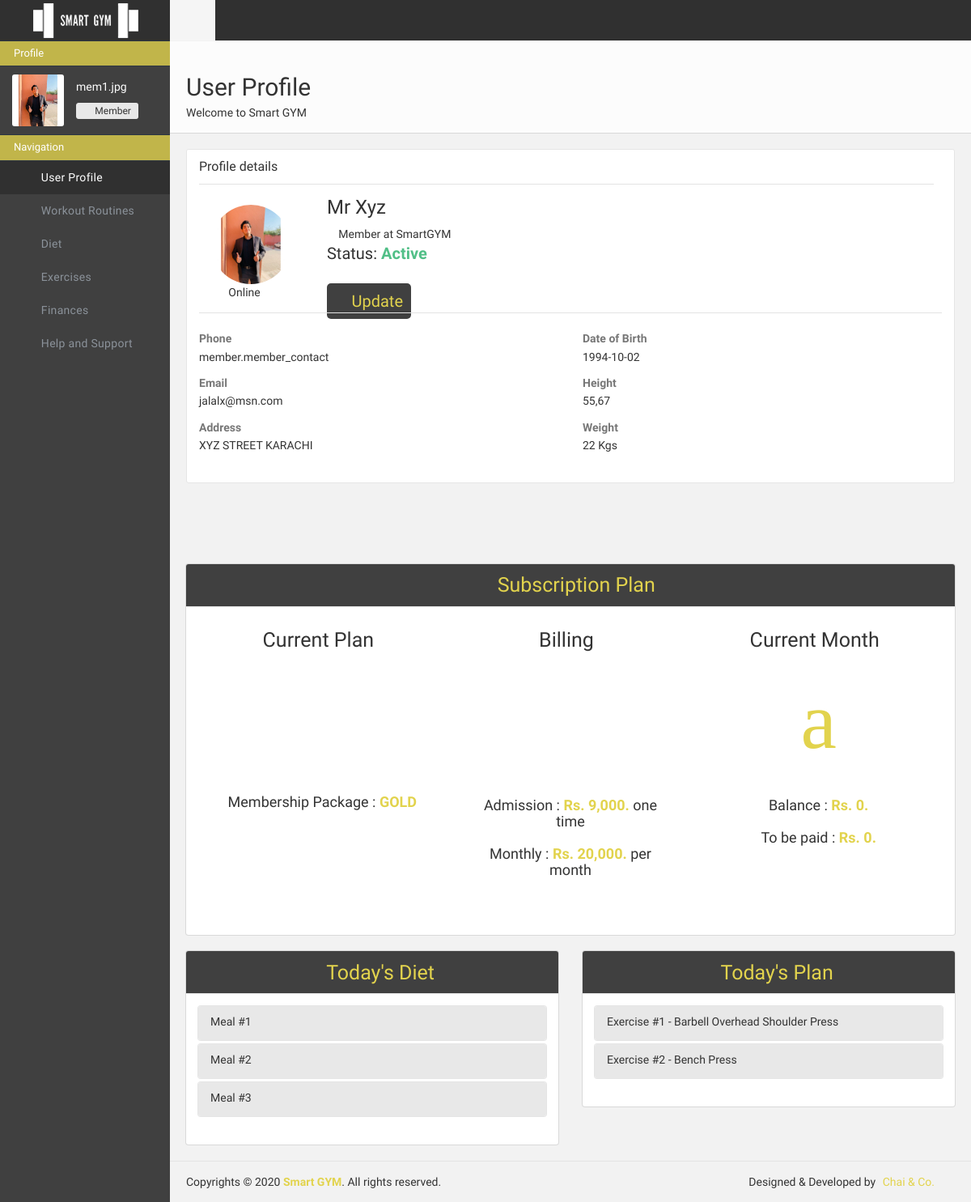
The app's page /userportal/user/ (signed in), older data.
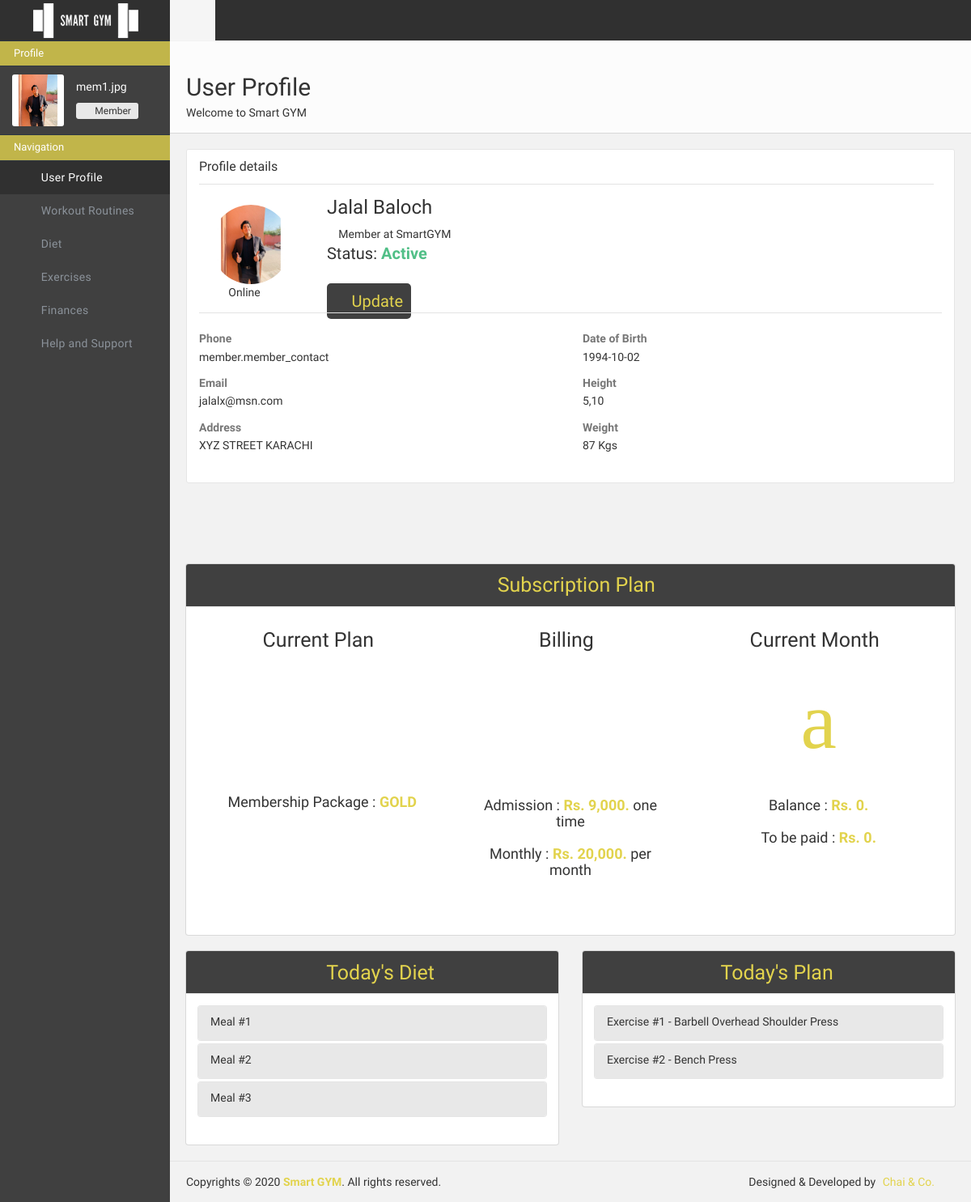
The same page, newer data.
### adminportal/models.py (models this page shows)
class MemberData(models.Model):
    member_id = models.CharField(max_length=500, primary_key=True, default="")
    member_package = models.CharField(max_length=500, default="pkg")
    member_img_name = models.CharField(max_length=500, default="mem.jpg")
    member_name = models.CharField(max_length=500, default="")
    member_email = models.CharField(max_length=500, unique=True, default="")
    member_password = models.CharField(max_length=500, default="admin5003")
    member_contact = models.CharField(max_length=500, default="")
    member_address = models.CharField(max_length=500, default="")
    member_dob = models.CharField(max_length=500, default="")
    member_height = models.CharField(max_length=500, default="")
    member_weight = models.CharField(max_length=500, default="")
    member_routine = models.CharField(max_length=500, default="rtn")
    member_diet = models.CharField(max_length=500, default="dt")
    member_status = models.CharField(max_length=500, default="Active")
    member_added_by = models.CharField(max_length=500, default="")
    member_added_on = models.CharField(max_length=500, default="")

### userportal/views.py (the view)
# urls.py: path('user/', views.userprofile, name="userportal-userprofile"),
def userprofile(request):
    if "userid" in request.session and request.session["userrole"] == "Member" :
        memid = request.session["userid"]
        params={"nodietexist":0, "noroutineexist":0}
        try:
            params["member"] = MemberData.objects.filter(member_id=memid)[0]
        except Exception:
            return redirect("/adminportal/members/")
        days = ("monday","tuesday","wednesday","thursday","friday","saturday","sunday")
        if params["member"].member_diet == "":
            params["nodietexist"] = 1
        else:
            diet = json.loads(DietData.objects.filter(diet_id = params["member"].member_diet)[0].diet_json)
            params["diet"] = diet[days[datetime.datetime.now().weekday()]]
        if params["member"].member_routine == "":
            params["noroutineexist"] = 1
        else:
            try:
                routine = json.loads(RoutineData.objects.filter(routine_id = params["member"].member_routine)[0].routine_json)
                params["routine"] = routine[days[datetime.datetime.now().weekday()]]
            except Exception:
                pass
            for exercise in params["routine"]:
                try:
                    params["routine"][exercise]["exname"] = ExerciseData.objects.filter(exercise_id = params["routine"][exercise]["exercise"])[0].exercise_name
                except Exception:
                    params["routine"][exercise]["exname"] = " - "
        package = PackageData.objects.filter(package_id = params["member"].member_package)[0]
        package_dict = {
            "name": package.package_name,
            "admission": '{:,}'.format(package.package_admission),
            "price": '{:,}'.format(package.package_price)
        }
        params["package"] = package_dict
        due_payment = FinanceData.objects.filter(finance_member_id=memid)[0]
        params["payment"] = {
            "due": '{:,}'.format(due_payment.finance_due),
            "balance": '{:,}'.format(due_payment.finance_balance)
        }
        return render(request, 'userportal/user.html', params)
    else:
        return redirect('/userportal/login/')

### userportal/templates/userportal/user.html (shortened to what the changed rows need)
{% load static %}
<!doctype html>
<html class="no-js">
    <head>
        <link href="{% static 'userportal/css/icons.css'%}" rel="stylesheet" />
        <link href="{% static 'userportal/css/bootstrap.css'%}" rel="stylesheet" />
        <link href="{% static 'userportal/css/plugins.css'%}" rel="stylesheet" />
        <link href="{% static 'userportal/css/main.css'%}" rel="stylesheet" />
        <link href="{% static 'userportal/css/custom.css'%}" rel="stylesheet" />
    </head>
    <body>
        <div id="wrapper">
            <aside id="sidebar" class="page-sidebar hidden-md hidden-sm hidden-xs">
                <div class="sidebar-inner">
                    <div class="sidebar-scrollarea">
                        <div class="user-info clearfix">
                            <img src="/media/adminportal/member/{{request.session.userid}}.jpg" alt="avatar">
                            <span class="name">{{ request.session.username }}</span>
                            <div class="btn-group">
                                <div type="button" class="btn btn-default btn-xs" style="margin-top: 5px ;"><i class="fa fa-group"></i>
                                </div>
                                <div type="button" class="btn btn-default btn-xs dropdown-toggle" data-toggle="dropdown" style="margin-top: 5px ;">Member
                                </div>
                            </div>
                        </div>
                    </div>
                </div>
            </aside>
            <div class="page-content sidebar-page clearfix">
                <div class="page-content-wrapper">
                    <div class="page-content-inner">
                        <div id="page-header" class="clearfix">
                            <div class="page-header">
                                <h2>User Profile</h2>
                            </div>
                        </div>
                        <div class="row" style="margin-bottom: 80px;">
                            <div class="col-lg-12 col-md-12 col-sm-12 col-xs-12">
                                <div class="panel panel-default plain">
                                    <div class="panel-body">
                                        <div class="row profile">
                                            <div class="col-md-2">
                                                <div class="profile-avatar">
                                                    <img src="/media/adminportal/member/{{member.member_img_name}}" alt="Avatar" class="col-md-12 col-lg-12 col-sm-12 col-xs-12" >
                                                    <p class="mt10">
                                                        Online
                                                        <span class="device">
                                    </span>
                                                    </p>
                                                </div>
                                            </div>
                                            <div class="col-md-8">
                                                <div class="profile-name">
                                                    <h3>{{member.member_name}}</h3>
                                                    <p class="job-title mb0"><i class="fa  fa-info-circle"></i> Member at SmartGYM</p>
                                                    <p class="balance" style="margin-bottom: 30px; font-size: 20px;">
                                                        Status:
                                                        {% if member.member_status == "Active" %}
                                                            <span class="text-success" style="font-size: 20px;">Active</span>
                                                        {% else %}
                                                            <span class="text-danger" style="font-size: 20px;">Inactive</span>
                                                        {% endif %}
                                                    </p>
                                                    <a href="/userportal/settings" style="" id="subcbtn"> <i class="l-basic-settings"></i> Update</a>
                                                </div>
                                            </div>
                                            <div class="col-md-12">
                                                <div class="contact-info bt">
                                                    <div class="row">
                                                        <div class="col-md-6">
                                                            <dl class="mt20">
                                                                <dt class="text-muted">Phone</dt>
                                                                <dd>member.member_contact</dd>
                                                                <dt class="text-muted">Email</dt>
                                                                <dd>{{member.member_email}}</dd>
                                                                <dt class="text-muted">Address</dt>
                                                                <dd>{{member.member_address}}</dd>
                                                            </dl>
                                                        </div>
                                                        <div class="col-md-6">
                                                            <dl class="mt20">
                                                                <dt class="text-muted">Date of Birth</dt>
                                                                <dd>{{member.member_dob}}</dd>
                                                                <dt class="text-muted">Height</dt>
                                                                {% if member.member_height == "" %}
                                                                    <dd>-</dd>
                                                                {% else %}
                                                                    <dd>{{member.member_height}}</dd>
                                                                {% endif %}
                                                                <dt class="text-muted">Weight</dt>
                                                                {% if member.member_weight == "" %}
                                                                    <dd>-</dd>
                                                                {% else %}
                                                                    <dd>{{member.member_weight}} Kgs</dd>
                                                                {% endif %}
                                                            </dl>
                                                        </div>
                                                    </div>
                                                </div>
                                            </div>
                                        </div>
                                    </div>
                                </div>
                            </div>
                        </div>
                        </div>
                    </div>
                </div>
            </div>
    </body>
</html>

Row changes from the older to the newer data that the page shows:
changed MemberData "mem1.jpg": member_name "Mr Xyz" → "Jalal Baloch"; member_height "55,67" → "5,10"; member_weight "22" → "87"
